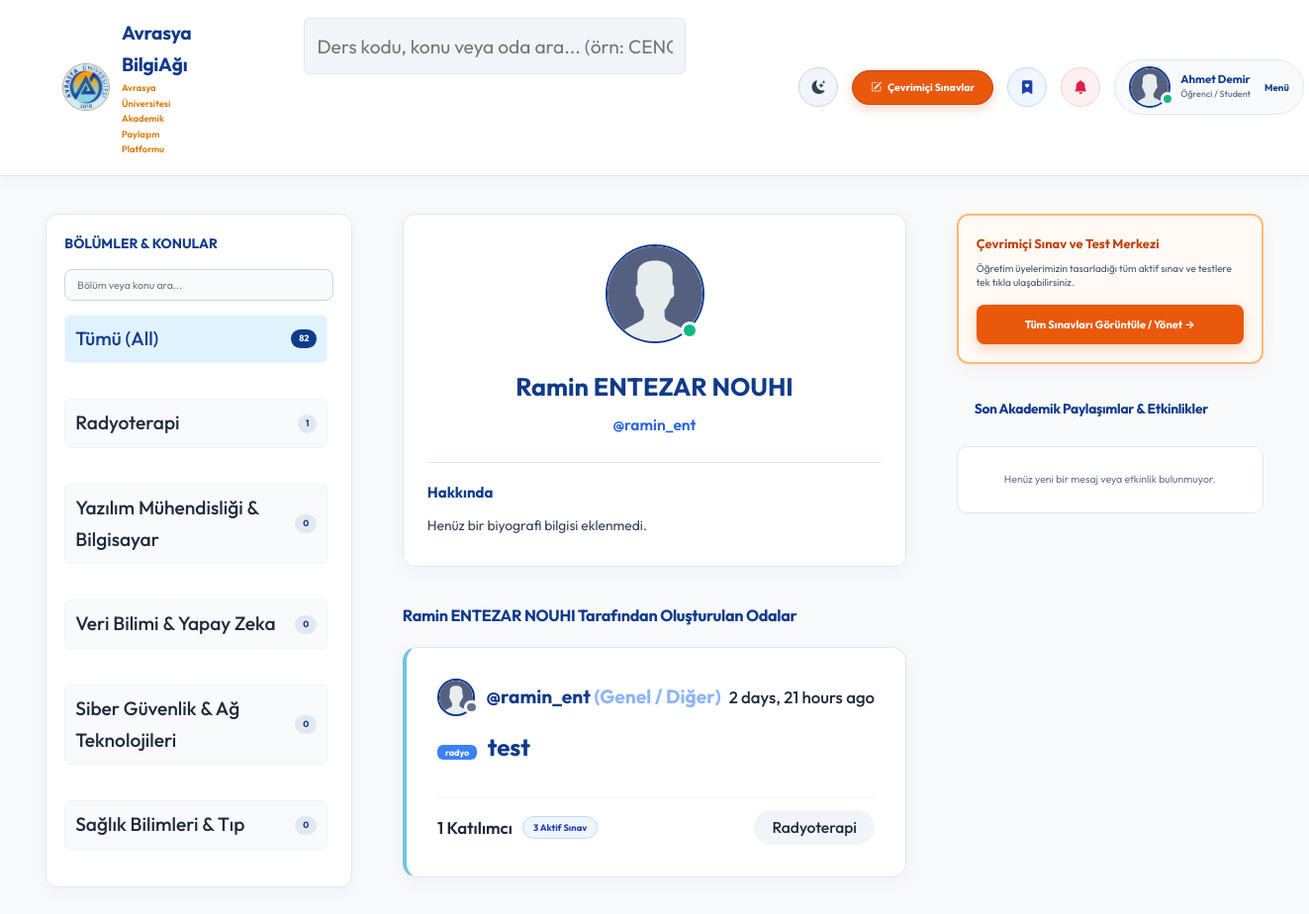
Page /profile/9/ (signed in) on the earlier database version.
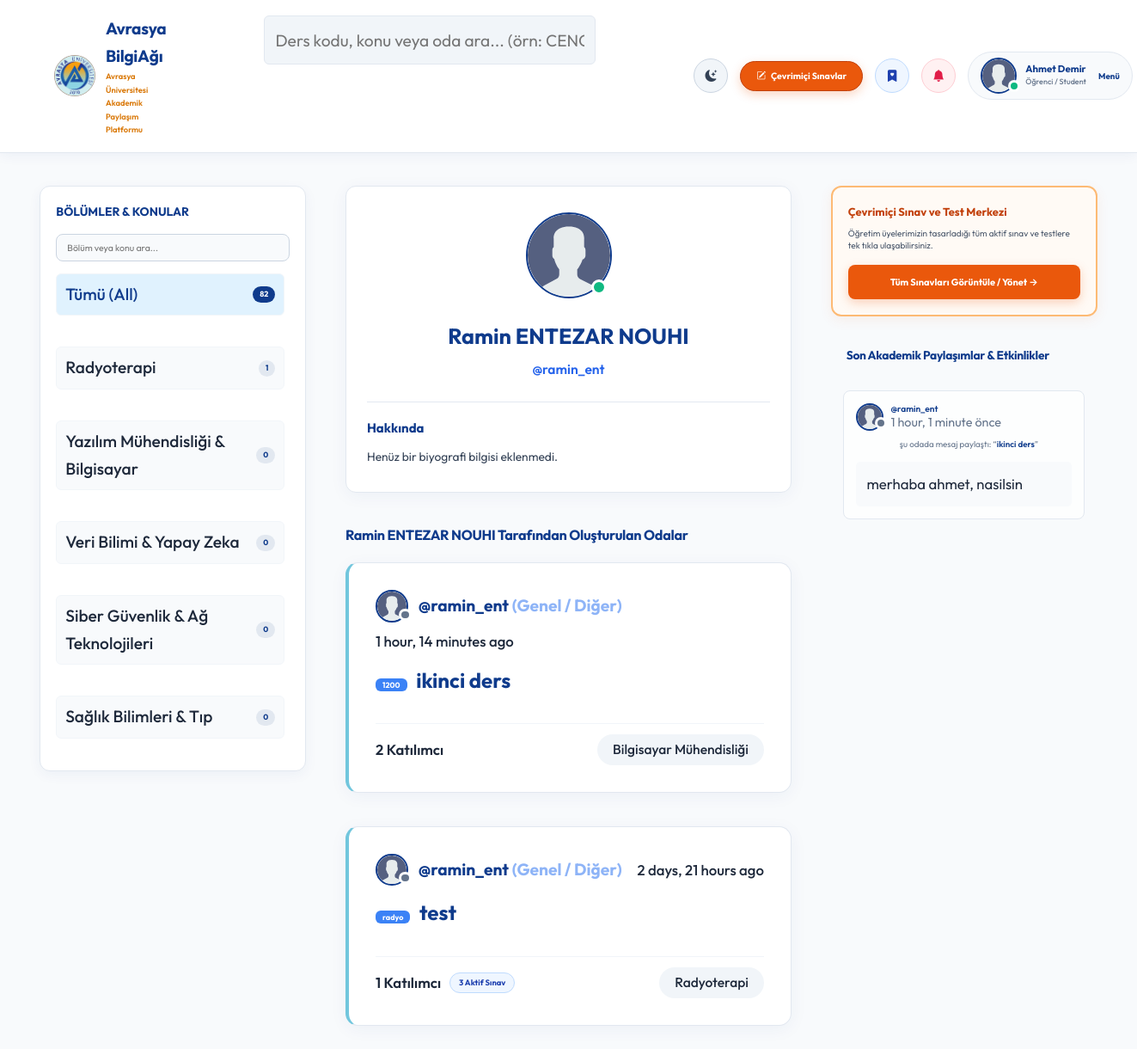
Same page on the later database version.
### base/models.py (models this page shows, shortened)
class User(AbstractUser):
    name = models.CharField(max_length=200, null=True, verbose_name="Ad Soyad")
    email = models.EmailField(unique=True, null=True, verbose_name="E-Posta Adresi")
    bio = models.TextField(null=True, verbose_name="Hakkımda (Biyografi)")
    avatar = models.ImageField(null=True, default="avatar.svg", verbose_name="Profil Fotoğrafı (Avatar)")
    student_id = models.CharField(max_length=50, null=True, blank=True, verbose_name="Öğrenci / Sicil No")
    department = models.CharField(max_length=100, choices=DEPARTMENT_CHOICES, default='Genel / Diğer', verbose_name="Fakülte / Bölüm")
    role = models.CharField(max_length=20, choices=ROLE_CHOICES, default='student', verbose_name="Akademik Rol")
    github_link = models.URLField(max_length=255, null=True, blank=True, verbose_name="GitHub Profili")
    linkedin_link = models.URLField(max_length=255, null=True, blank=True, verbose_name="LinkedIn Profili")
    objects = CustomUserManager()
    USERNAME_FIELD = 'email'
    REQUIRED_FIELDS = ['username']
    @property
    def unread_notifications_count(self):
        return self.notifications.filter(is_read=False).count()
    @property
    def unread_notifications(self):
        return self.notifications.filter(is_read=False)

class Topic(models.Model):
    name = models.CharField(max_length=200)

class Room(models.Model):
    host = models.ForeignKey(User, on_delete=models.SET_NULL, null=True)
    topic = models.ForeignKey(Topic, on_delete=models.SET_NULL, null=True, verbose_name="Bölüm / Akademik Konu")
    name = models.CharField(max_length=200, verbose_name="Çalışma Odası Adı")
    course_code = models.CharField(max_length=50, null=True, blank=True, verbose_name="Ders Kodu (örn: CENG201)")
    room_type = models.CharField(max_length=20, choices=ROOM_TYPE_CHOICES, default='general', verbose_name="Oda Türü")
    description = models.TextField(null=True, blank=True, verbose_name="Oda Açıklaması")
    participants = models.ManyToManyField(
        User, related_name='participants', blank=True)
    updated = models.DateTimeField(auto_now=True)
    created = models.DateTimeField(auto_now_add=True)
    class Meta:
        ordering = ['-updated', '-created']
    def __str__(self):
        return self.name

class Message(models.Model):
    user = models.ForeignKey(User, on_delete=models.CASCADE)
    room = models.ForeignKey(Room, on_delete=models.CASCADE)
    body = models.TextField()
    is_verified_answer = models.BooleanField(default=False, verbose_name="Öğretim Üyesi Onaylı Cevap")
    updated = models.DateTimeField(auto_now=True)
    created = models.DateTimeField(auto_now_add=True)
    class Meta:
        ordering = ['-updated', '-created']

### base/views.py (the view)
# urls.py: path('profile/<str:pk>/', views.userProfile, name="user-profile"),
@login_required(login_url='login')
def userProfile(request, pk):
    user = User.objects.get(id=pk)
    rooms = user.room_set.all()
    room_messages = user.message_set.all()
    topics = Topic.objects.all()
    context = {'user': user, 'rooms': rooms,
               'room_messages': room_messages, 'topics': topics}
    return render(request, 'base/profile.html', context)

### base/templates/base/profile.html (shortened to what this page needs)
{% extends 'main.html' %}
{% block content %}
<main class="profile-page layout layout--3">
  <div class="container">
    {% include 'base/topics_component.html' %}
    <div class="roomList">
      <div class="profile">
        <div class="profile__avatar">
          <div class="avatar avatar--large active">
            <img src="{{user.avatar.url}}" />
          </div>
        </div>
        <div class="profile__info">
          <h3>{{user.name}}</h3>
          <p>@{{user.username}}</p>
        </div>
        <div class="profile__about">
          <h3>Hakkında</h3>
          <p>
            {{user.bio|default:"Henüz bir biyografi bilgisi eklenmedi."}}
          </p>
        </div>
      </div>
      <div class="roomList__header">
        <div>
          <h2>{{user.name|default:user.username}} Tarafından Oluşturulan Odalar</h2>
        </div>
      </div>
      {% include 'base/feed_component.html' %}
    </div>
    {% include 'base/activity_component.html' %}
  </div>
</main>
{% endblock content %}

### templates/main.html (shortened to what this page needs)
<!DOCTYPE html>
{% load static %}
<html lang="en">
<head>
    <link rel="stylesheet" href="https://cdn.jsdelivr.net/npm/@fontsource/metropolis/index.min.css" />
    <link rel="stylesheet" href="https://cdn.jsdelivr.net/npm/bootstrap-icons@1.11.3/font/bootstrap-icons.min.css" />
    <link rel="stylesheet" href="{% static 'styles/style.css' %}?v=20260713_saved_v18" />
</head>
<body style="background-color: #f8fafc; color: #1e293b; min-height: 100vh;">
    {% include 'navbar.html' %}
    {% block content %}
    {% endblock %}
</body>
</html>

### templates/navbar.html (shortened to what this page needs)
{% load static %}
<header class="header header--loggedIn">
    <div class="container">
        <a href="{% url 'home' %}" class="header__logo" style="display: flex; align-items: center; gap: 12px; text-decoration: none;">
            <img src="{% static 'images/avrasya_logo.png' %}" alt="Avrasya University Logo" style="width: 48px; height: 48px; object-fit: contain; background: transparent; border: none; border-radius: 50%;" />
            <div>
                <h1 style="margin:0; font-weight:700; color:#0f3b8c; letter-spacing: -0.3px;">Avrasya BilgiAğı</h1>
                <span style="font-size:0.78rem; color:#d97706; font-weight:600; display:block;">Avrasya Üniversitesi Akademik Paylaşım Platformu</span>
            </div>
        </a>
        <form class="header__search" method="GET" action="{% url 'home' %}">
            <label>
                <input name="q" placeholder="Ders kodu, konu veya oda ara... (örn: CENG201)" class="navbar-search-input" />
            </label>
        </form>
        <nav class="header__menu" style="display: flex; align-items: center; gap: 14px;">
            <button id="themeToggleBtn" onclick="toggleTheme()" title="Gece / Gündüz Modu" style="background: #f1f5f9; border: 1px solid #cbd5e1; width: 40px; height: 40px; border-radius: 50%; display: flex; align-items: center; justify-content: center; cursor: pointer; font-size: 1.15rem; transition: all 0.2s ease; color: #334155;">
                <i class="bi bi-moon-stars-fill"></i>
            </button>
            <a href="{% url 'quizzes' %}" style="display: inline-flex; align-items: center; gap: 6px; background: #ea580c; color: #ffffff; border: 1px solid #c2410c; padding: 8px 18px; border-radius: 50px; font-weight: 700; font-size: 0.88rem; text-decoration: none; white-space: nowrap; box-shadow: 0 4px 12px rgba(234, 88, 12, 0.25);">
                <i class="bi bi-pencil-square"></i> Çevrimiçi Sınavlar
            </a>
            {% if request.user.is_authenticated %}
            <a href="{% url 'saved-resources' %}" title="Kaydedilen Materyallerim" style="display: flex; align-items: center; justify-content: center; background: #eff6ff; border: 1px solid #bfdbfe; color: #1e40af; width: 40px; height: 40px; border-radius: 50%; text-decoration: none; font-size: 1.15rem;">
                <i class="bi bi-bookmark-heart-fill"></i>
            </a>
            <div style="position: relative;">
                <button onclick="const m=document.getElementById('notifModal'); m.style.display = m.style.display === 'none' ? 'block' : 'none';" title="Bildirimler" style="background: #fff1f2; border: 1px solid #fecdd3; color: #e11d48; width: 40px; height: 40px; border-radius: 50%; cursor: pointer; font-size: 1.15rem; display: flex; align-items: center; justify-content: center; position: relative;">
                    <i class="bi bi-bell-fill"></i>
                </button>
            </div>
            <div class="header__user" style="display: flex; align-items: center; gap: 14px; background: #f8fafc; border: 1px solid #e2e8f0; padding: 6px 14px; border-radius: 50px;">
                <a href="{% url 'update-user' %}" style="display: flex; align-items: center; gap: 10px; text-decoration: none;">
                    <div class="avatar avatar--medium active">
                        <img src="{{request.user.avatar.url}}" style="width: 38px; height: 38px; border-radius: 50%; object-fit: cover;" />
                    </div>
                    <div>
                        <p style="margin: 0; font-weight: 700; color: #0f3b8c; line-height: 1.2; font-size: 0.95rem; white-space: nowrap;">{{request.user.name|default:request.user.username}}</p>
                        <span style="font-size: 0.75rem; color: #64748b; font-weight: 500; display: block; white-space: nowrap;">{{request.user.get_role_display}}</span>
                    </div>
                </a>
                <button class="dropdown-button" style="background: transparent; border: none; cursor: pointer; font-weight: 700; color: #0f3b8c; font-size: 0.82rem;">
                    Menü
                </button>
            </div>
            {% endif %}
        </nav>
</header>

### base/templates/base/topics_component.html (shortened to what this page needs)
<div class="topics" style="background: #ffffff; border: 1px solid #e2e8f0; box-shadow: 0 4px 15px rgba(15, 59, 140, 0.05); border-radius: 12px; padding: 18px;">
    <div class="topics__header" style="margin-bottom: 12px;">
        <h2 style="color: #0f3b8c; font-weight: 700; font-size: 1.15rem;">BÖLÜMLER & KONULAR</h2>
    </div>
    <div style="margin-bottom: 14px;">
        <input type="text" id="topicSearchInput" onkeyup="filterTopicsList()" placeholder="Bölüm veya konu ara..."
               style="width: 100%; padding: 8px 12px; border: 1px solid #cbd5e1; border-radius: 8px; font-size: 0.88rem; background: #f8fafc; color: #1e293b; outline: none;">
    </div>
    <ul class="topics__list scroll" id="topicsListUl" style="max-height: 560px; overflow-y: auto; padding-right: 6px; list-style: none;">
        <li style="margin-bottom: 8px;">
            <a href="{% url 'home' %}" class="topic-pill active">
                <span>Tümü (All)</span>
                <span class="topic-count-badge">{{topics.count}}</span>
            </a>
        </li>
        {% for topic in topics %}
        <li class="topic-item" style="margin-bottom: 6px;">
            <a href="{% url 'home' %}?q={{topic.name}}" class="topic-pill">
                <span class="topic-name">{{topic.name}}</span>
                <span class="topic-count-badge">{{topic.room_set.all.count}}</span>
            </a>
        </li>
        {% endfor %}
    </ul>
</div>

### base/templates/base/feed_component.html
{% for room in rooms %}
<div class="roomListRoom" style="border-left: 4px solid #71c6dd;">
    <div class="roomListRoom__header" style="display: flex; justify-content: space-between; align-items: center; flex-wrap: wrap; gap: 8px;">
        <a href="{% url 'user-profile' room.host.id %}" class="roomListRoom__author">
            <div class="avatar avatar--small">
                <img src="{{room.host.avatar.url}}" />
            </div>
            <span>@{{room.host.username}} <small style="color: #8eb4f7;">({{room.host.department}})</small></span>
        </a>
        <div class="roomListRoom__actions">
            <span>{{room.created|timesince}} ago</span>
        </div>
    </div>
    <div class="roomListRoom__content">
        <a href="{% url 'room' room.id %}">
            {% if room.course_code %}
            <span style="background: #3b82f6; color: #fff; padding: 2px 8px; border-radius: 6px; font-size: 0.75rem; margin-right: 6px; font-weight: bold;">{{room.course_code}}</span>
            {% endif %}
            {{room.name}}
        </a>
    </div>
    <div class="roomListRoom__meta" style="display: flex; justify-content: space-between; align-items: center; flex-wrap: wrap; gap: 8px;">
        <div style="display: flex; align-items: center; gap: 10px;">
            <a href="{% url 'room' room.id %}" class="roomListRoom__joined" style="font-weight: 600;">
                {{room.participants.all.count}} Katılımcı
            </a>
            {% if room.quizzes.count %}
            <a href="{% url 'room' room.id %}" style="background: #eff6ff; border: 1px solid #bfdbfe; color: #1e40af; padding: 3px 10px; border-radius: 20px; font-weight: 700; font-size: 0.78rem; text-decoration: none;">
                {{ room.quizzes.count }} Aktif Sınav
            </a>
            {% endif %}
        </div>
        <p class="roomListRoom__topic" style="margin: 0;">{{room.topic.name}}</p>
    </div>
</div>
{% endfor %}

### base/templates/base/activity_component.html (shortened to what this page needs)
<div class="activities" style="display: flex; flex-direction: column; gap: 20px;">
    <div style="background: #fffaf5; border: 2px solid #fdba74; border-radius: 12px; padding: 18px; box-shadow: 0 4px 15px rgba(234, 88, 12, 0.08);">
        <h3 style="color: #c2410c; font-size: 1.08rem; font-weight: 700; margin: 0 0 8px 0;">Çevrimiçi Sınav ve Test Merkezi</h3>
        <p style="color: #475569; font-size: 0.84rem; margin: 0 0 14px 0; line-height: 1.4;">
            Öğretim üyelerimizin tasarladığı tüm aktif sınav ve testlere tek tıkla ulaşabilirsiniz.
        </p>
        <a href="{% url 'quizzes' %}" style="display: block; text-align: center; padding: 11px 16px; font-weight: 700; font-size: 0.92rem; text-decoration: none; background: #ea580c; color: #ffffff; border-radius: 8px; box-shadow: 0 4px 12px rgba(234, 88, 12, 0.25);">
            Tüm Sınavları Görüntüle / Yönet &rarr;
        </a>
    </div>
    <div>
        <div class="activities__header" style="margin-bottom: 12px; background: transparent; border: none; padding: 0;">
            <h2 style="font-size: 1.15rem; font-weight: 700;">Son Akademik Paylaşımlar & Etkinlikler</h2>
        </div>
        {% for message in room_messages %}
        <div class="activities__box">
            <div class="activities__boxHeader roomListRoom__header" style="display: flex; justify-content: space-between; align-items: center; margin-bottom: 8px;">
                <a href="{% url 'user-profile' message.user.id %}" class="roomListRoom__author" style="display: flex; align-items: center; gap: 8px; text-decoration: none;">
                    <div class="avatar avatar--small">
                        <img src="{{message.user.avatar.url}}" style="width: 28px; height: 28px; border-radius: 50%; object-fit: cover;" />
                    </div>
                    <p style="margin: 0; font-weight: 600; font-size: 0.85rem;">
                        @{{message.user.username}}
                        <span style="color: #64748b; font-weight: 400;">{{message.created|timesince}} önce</span>
                    </p>
                </a>
            </div>
            <div class="activities__boxContent">
                <p style="margin: 0 0 6px 0; font-size: 0.82rem; color: #64748b;">şu odada mesaj paylaştı: “<a href="{% url 'room' message.room.id %}" style="font-weight: 600; text-decoration: none;">{{message.room}}</a>”</p>
                <div class="activities__boxRoomContent">{{message.body}}</div>
            </div>
        </div>
        {% empty %}
        <div style="background: #ffffff; border: 1px solid #e2e8f0; border-radius: 10px; padding: 24px; text-align: center; color: #64748b; font-size: 0.88rem;">
            Henüz yeni bir mesaj veya etkinlik bulunmuyor.
        </div>
        {% endfor %}
    </div>
</div>

Differences in the rows shown:
added Room: host.avatar (placeholder picture), host.username "ramin_ent", host.department "Genel / Diğer", created "1 hour, 14 minutes", course_code "1200", name "ikinci ders", participants.all.count "2", topic.name "Bilgisayar Mühendisliği"
added Message: user.avatar (placeholder picture), user.username "ramin_ent", created "1 hour, 1 minute", room "ikinci ders", body "merhaba ahmet, nasilsin"
Other differences:
text no longer shown: "Henüz yeni bir mesaj veya etkinlik bulunmuyor."
